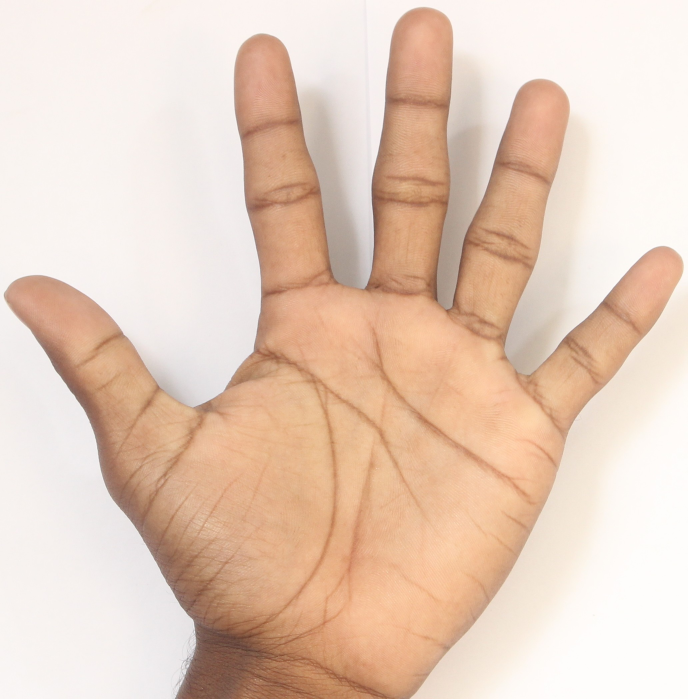
#> input picture 2.JPG, 2062 x 2096 px (shown at 1/3 size)
$ python maskArea.py
#> lines starting #> are read from the running program, lines starting #| are printed output that depends on the picture
import cv2
import numpy as np
from matplotlib import pyplot as plt

img = cv2.imread('2.JPG',0)
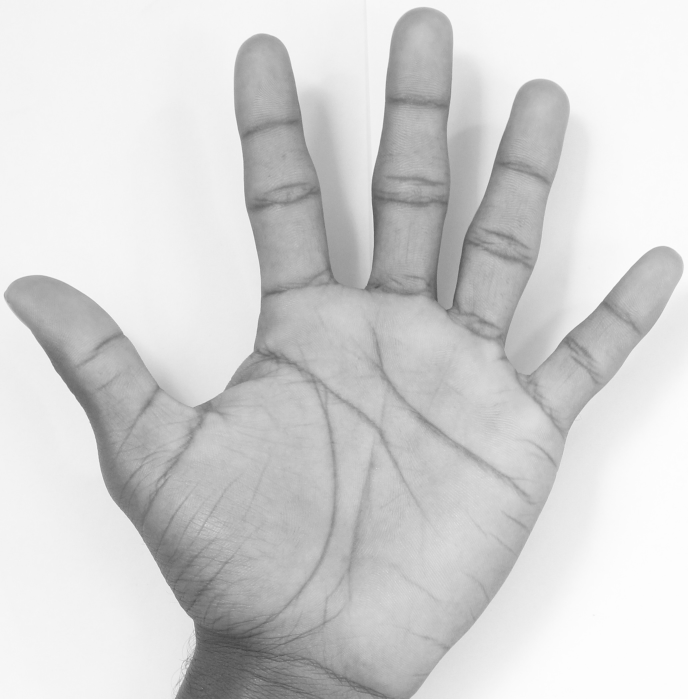
#> img: shape (2096, 2062) (shown at 1/3 size); min 58, max 255, mean 210.4

# create a mask
mask = np.zeros(img.shape[:2], np.uint8)
mask[300:1700, 700:1300] = 255
masked_img = cv2.bitwise_and(img,img,mask = mask)
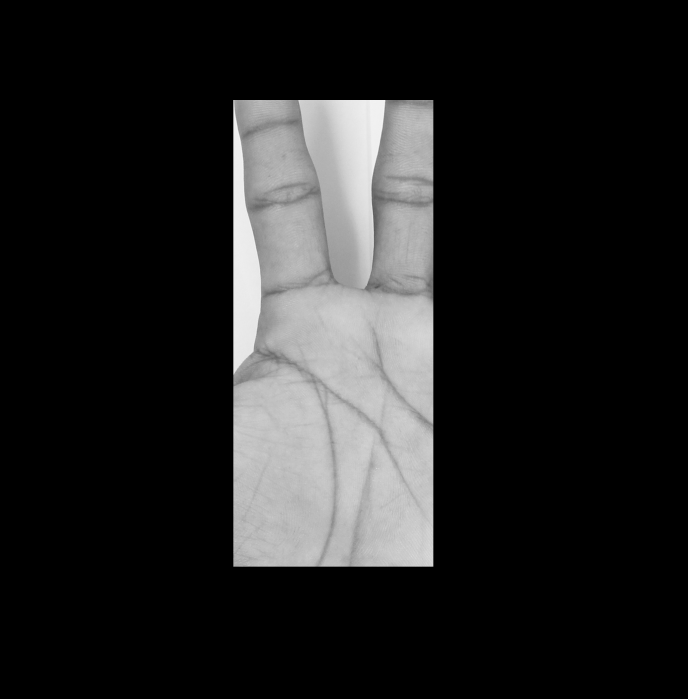
#> masked_img: shape (2096, 2062) (shown at 1/3 size); min 0, max 250, mean 35.7

# Calculate histogram with mask and without mask
# Check third argument for mask
hist_full = cv2.calcHist([img],[0],None,[256],[0,256])
#> hist_full = 256 values, max 227809 at index 244, min 0 at index 0, mean 16882.6
hist_mask = cv2.calcHist([img],[0],mask,[256],[0,256])
#> hist_mask = 256 values, max 24690 at index 192, min 0 at index 0, mean 3281.2

plt.subplot(221), plt.imshow(img, 'gray')
plt.subplot(222), plt.imshow(mask,'gray')
plt.subplot(223), plt.imshow(masked_img, 'gray')
plt.subplot(224), plt.plot(hist_full), plt.plot(hist_mask)
plt.xlim([0,256])

plt.show()
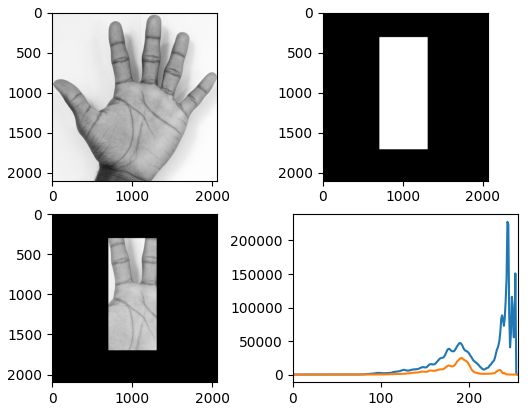
#> figure drawn by matplotlib, 4 panels; panel 4: curve peaks at x = 244, y = 227809; panel 4: curve peaks at x = 192, y = 24690

$ run again, with 1.JPG copied over 2.JPG
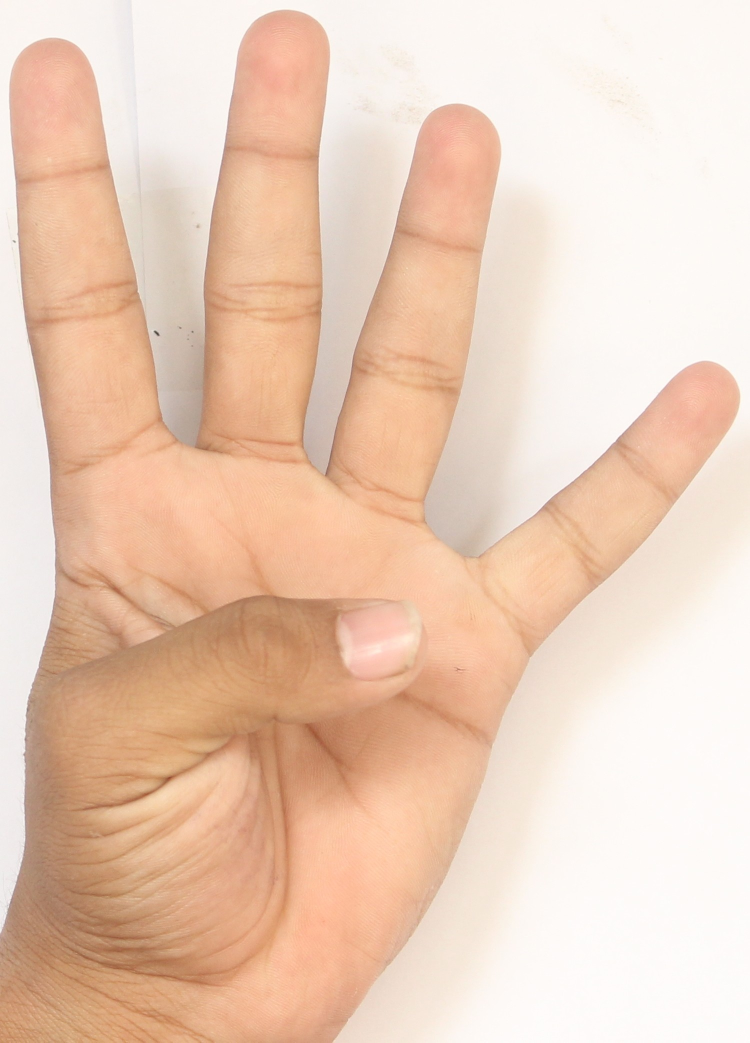
#> input picture 1.JPG, 1500 x 2085 px (shown at 1/2 size)
#> `masked_img = cv2.bitwise_and(img,img,mask = mask)`:
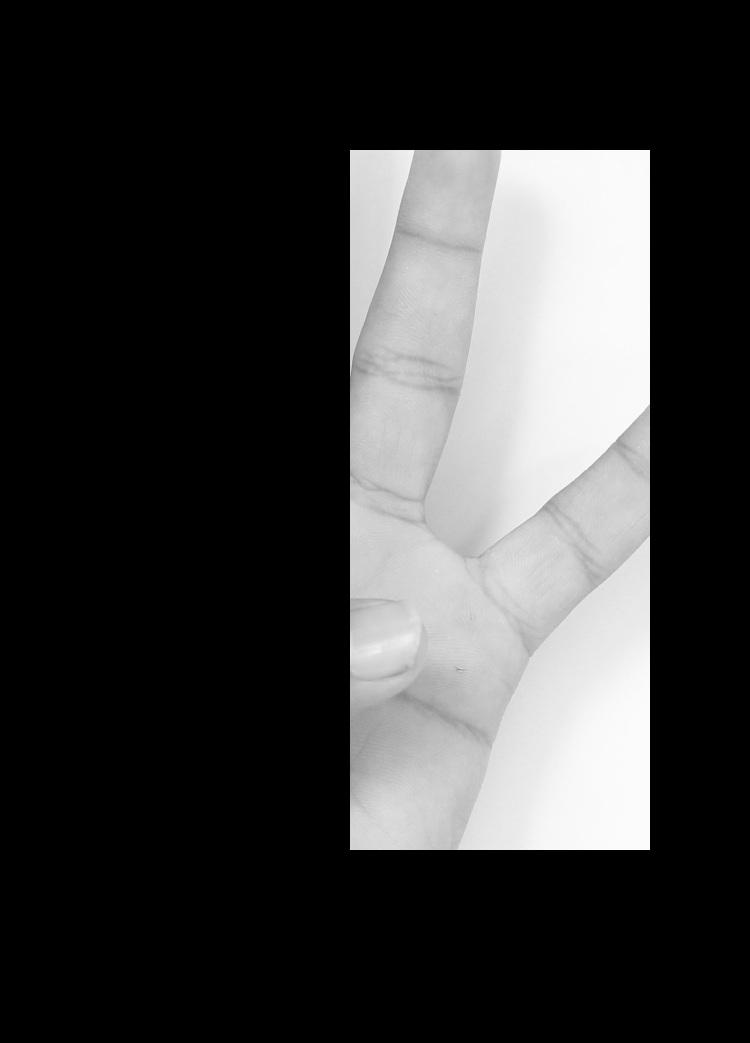
#> masked_img: shape (2085, 1500) (shown at 1/2 size); min 0, max 255, mean 58.2
#> hist_full = 256 values, max 198321 at index 251, min 0 at index 0, mean 12216.8
#> hist_mask = 256 values, max 44804 at index 250, min 0 at index 0, mean 3281.2
#> `plt.show()`:
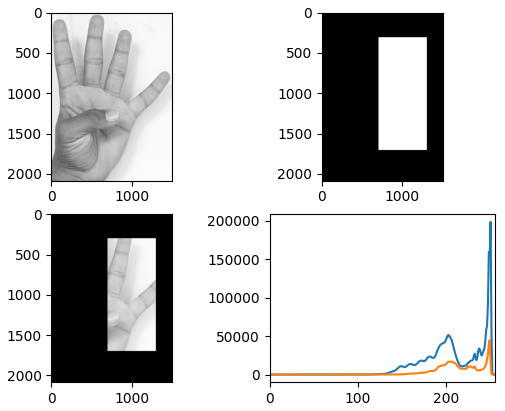
#> figure drawn by matplotlib, 4 panels; panel 4: curve peaks at x = 251, y = 198321; panel 4: curve peaks at x = 250, y = 44804

$ run again, with 3.JPG copied over 2.JPG
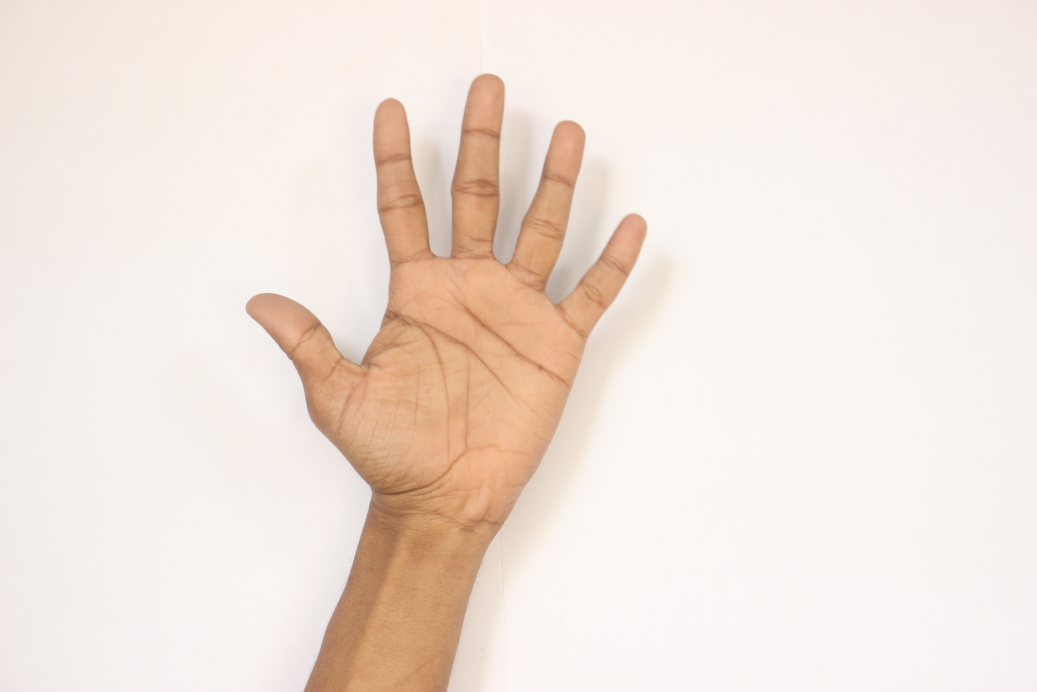
#> input picture 3.JPG, 5184 x 3456 px (shown at 1/5 size)
#> `masked_img = cv2.bitwise_and(img,img,mask = mask)`:
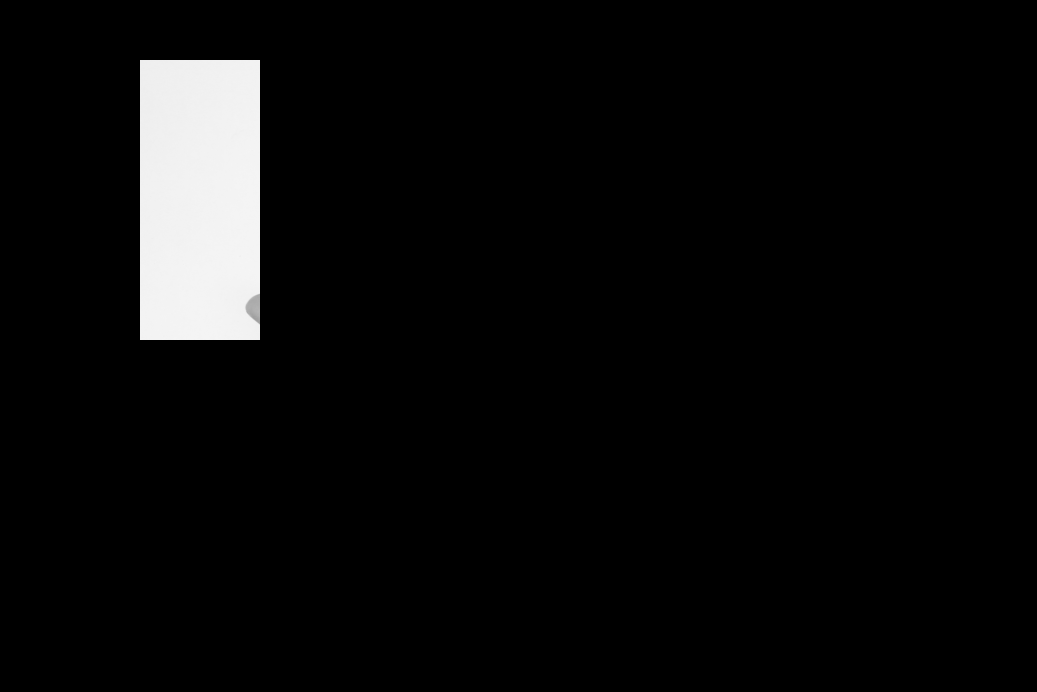
#> masked_img: shape (3456, 5184) (shown at 1/5 size); min 0, max 248, mean 11.3
#> hist_full = 256 values, max 1817123 at index 243, min 0 at index 0, mean 69984
#> hist_mask = 256 values, max 197580 at index 243, min 0 at index 0, mean 3281.2
#> `plt.show()`:
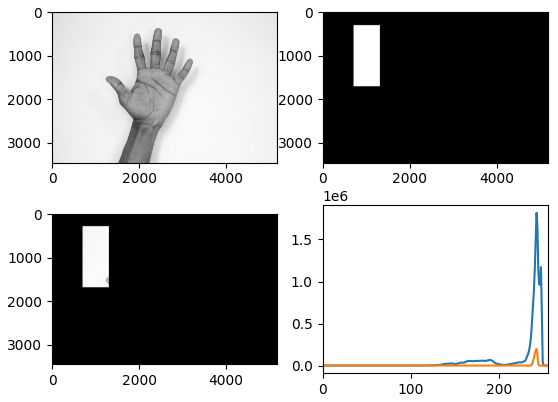
#> figure drawn by matplotlib, 4 panels; panel 4: curve peaks at x = 243, y = 1817123; panel 4: curve peaks at x = 243, y = 197580
